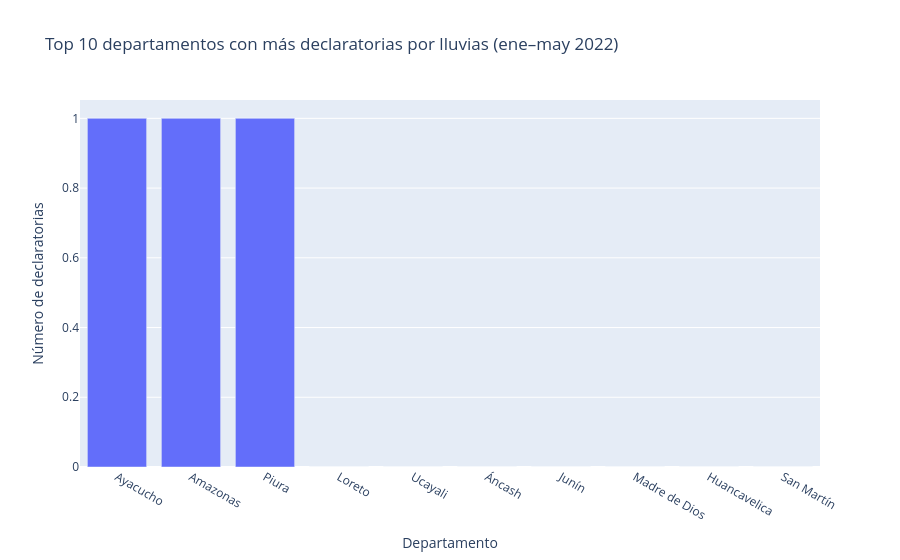

Notebook source saved alongside this figure:
### Code cell
top10 = tabla.sort_values(["declaratorias", "lluvia_total_mm"], ascending=False).head(10)
fig2 = px.bar(top10, x="departamento", y="declaratorias",
              title="Top 10 departamentos con más declaratorias por lluvias (ene–may 2022)",
              labels={"departamento": "Departamento", "declaratorias": "Número de declaratorias"})
fig2.show()

### Figure 1 — Plotly figure (JSON) as saved in the notebook; plotly's stock layout.template omitted (floating-point values rounded to 4 significant figures)
{"data": [{"hovertemplate": "Departamento=%{x}<br>Número de declaratorias=%{y}<extra></extra>", "legendgroup": "", "marker": {"color": "#636efa", "pattern": {"shape": ""}}, "name": "", "orientation": "v", "showlegend": false, "textposition": "auto", "type": "bar", "x": ["Ayacucho", "Amazonas", "Piura", "Loreto", "Ucayali", "Áncash", "Junín", "Madre de Dios", "Huancavelica", "San Martín"], "xaxis": "x", "y": [1, 1, 1, 0, 0, 0, 0, 0, 0, 0], "yaxis": "y"}], "layout": {"barmode": "relative", "legend": {"tracegroupgap": 0}, "title": {"text": "Top 10 departamentos con más declaratorias por lluvias (ene–may 2022)"}, "xaxis": {"anchor": "y", "domain": [0, 1], "title": {"text": "Departamento"}}, "yaxis": {"anchor": "x", "domain": [0, 1], "title": {"text": "Número de declaratorias"}}}}
